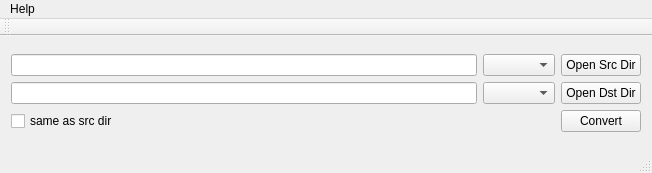
<?xml version="1.0" encoding="UTF-8"?>
<ui version="4.0">
 <class>MainWindow</class>
 <widget class="QMainWindow" name="MainWindow">
  <property name="geometry">
   <rect>
    <x>0</x>
    <y>0</y>
    <width>652</width>
    <height>173</height>
   </rect>
  </property>
  <property name="windowTitle">
   <string>MainWindow</string>
  </property>
  <widget class="QWidget" name="centralWidget">
   <layout class="QGridLayout" name="gridLayout_2">
    <item row="0" column="0">
     <layout class="QGridLayout" name="gridLayout">
      <item row="1" column="1">
       <widget class="QComboBox" name="cb2"/>
      </item>
      <item row="1" column="0">
       <widget class="QLineEdit" name="leDstDir"/>
      </item>
      <item row="2" column="0">
       <widget class="QCheckBox" name="cb3">
        <property name="text">
         <string>same as src dir</string>
        </property>
       </widget>
      </item>
      <item row="1" column="2">
       <widget class="QPushButton" name="pbDstDir">
        <property name="text">
         <string>Open Dst Dir</string>
        </property>
       </widget>
      </item>
      <item row="0" column="0">
       <widget class="QLineEdit" name="leSrcDir"/>
      </item>
      <item row="0" column="2">
       <widget class="QPushButton" name="pbSrcDir">
        <property name="text">
         <string>Open Src Dir</string>
        </property>
       </widget>
      </item>
      <item row="0" column="1">
       <widget class="QComboBox" name="cb1"/>
      </item>
      <item row="2" column="2">
       <widget class="QPushButton" name="pbConvert">
        <property name="text">
         <string>Convert</string>
        </property>
       </widget>
      </item>
     </layout>
    </item>
   </layout>
  </widget>
  <widget class="QMenuBar" name="menuBar">
   <property name="geometry">
    <rect>
     <x>0</x>
     <y>0</y>
     <width>652</width>
     <height>25</height>
    </rect>
   </property>
   <widget class="QMenu" name="menuHelp">
    <property name="title">
     <string>Help</string>
    </property>
    <addaction name="actionAbout"/>
   </widget>
   <addaction name="menuHelp"/>
  </widget>
  <widget class="QToolBar" name="mainToolBar">
   <attribute name="toolBarArea">
    <enum>TopToolBarArea</enum>
   </attribute>
   <attribute name="toolBarBreak">
    <bool>false</bool>
   </attribute>
  </widget>
  <widget class="QStatusBar" name="statusBar"/>
  <action name="actionAbout">
   <property name="text">
    <string>About</string>
   </property>
  </action>
 </widget>
 <layoutdefault spacing="6" margin="11"/>
 <resources/>
 <connections/>
</ui>
